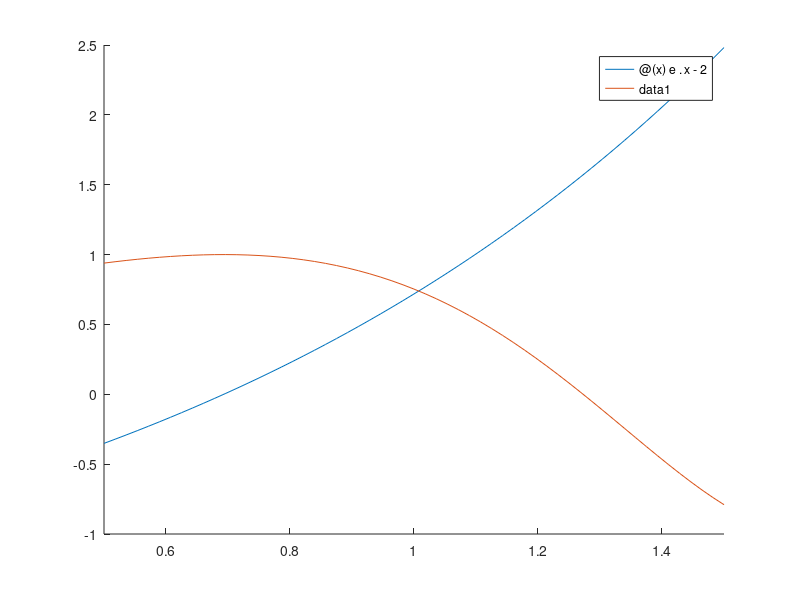

Write MATLAB code to recreate this figure. (Note: this script raises an error after producing the figure.)
hold on;
a = 0.5;
b = 1.5;
limit = [a b];
fplot(@(x) e.^x - 2, limit);
fplot(@(x) cos(e.^x - 2), limit);
eps = 10^(-5);
f = @(x) (e.^x - 2 - cos(e.^x - 2));
x = binary_search(f, a, b, eps)
plot(x, f(x), 'ro');
hold off; 